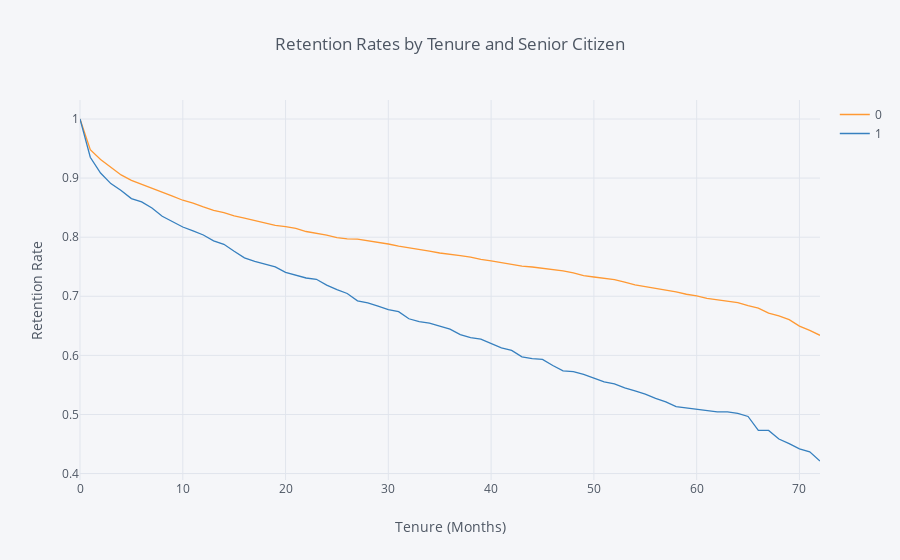

This figure's notebook cell:
### Code cell
rates = survival(data, 'SeniorCitizen', 'tenure', 'ChurnBinary')

rates.iplot(kind='line', xTitle='Tenure (Months)', yTitle='Retention Rate',
            title='Retention Rates by Tenure and Senior Citizen')

### Figure 1 — Plotly figure (JSON) as saved in the notebook; plotly's stock layout.template omitted (floating-point values rounded to 4 significant figures)
{"data": [{"line": {"color": "rgba(255, 153, 51, 1.0)", "dash": "solid", "shape": "linear", "width": 1.3}, "mode": "lines", "name": "0", "text": "", "type": "scatter", "uid": "c7d0534a-caca-4f2b-a41e-fda1a563f325", "x": [0, 1, 2, 3, 4, 5, 6, 7, 8, 9, 10, 11, 12, 13, 14, 15, 16, 17, 18, 19, 20, 21, 22, 23, 24, 25, 26, 27, 28, 29, 30, 31, 32, 33, 34, 35, 36, 37, 38, 39, 40, 41, 42, 43, 44, 45, 46, 47, 48, 49, 50, 51, 52, 53, 54, 55, 56, 57, 58, 59, 60, 61, 62, 63, 64, 65, 66, 67, 68, 69, 70, 71, 72], "y": [1, 0.948, 0.9316, 0.9183, 0.9054, 0.8962, 0.8898, 0.8821, 0.8769, 0.8695, 0.8625, 0.8576, 0.8512, 0.8453, 0.8414, 0.836, 0.8323, 0.8278, 0.8235, 0.82, 0.8179, 0.8151, 0.8096, 0.8069, 0.8035, 0.7994, 0.7971, 0.7966, 0.7942, 0.7915, 0.7885, 0.7849, 0.7823, 0.7794, 0.7765, 0.7733, 0.7714, 0.769, 0.7662, 0.7623, 0.7601, 0.7571, 0.7534, 0.7509, 0.7495, 0.7477, 0.7459, 0.7429, 0.7398, 0.7351, 0.7326, 0.7309, 0.7284, 0.7239, 0.7193, 0.7164, 0.7135, 0.711, 0.7073, 0.7035, 0.7006, 0.6965, 0.694, 0.6913, 0.6892, 0.684, 0.68, 0.6715, 0.6668, 0.6605, 0.6496, 0.6423, 0.6339]}, {"line": {"color": "rgba(55, 128, 191, 1.0)", "dash": "solid", "shape": "linear", "width": 1.3}, "mode": "lines", "name": "1", "text": "", "type": "scatter", "uid": "55147f97-5720-40d5-af63-154fd66d7633", "x": [0, 1, 2, 3, 4, 5, 6, 7, 8, 9, 10, 11, 12, 13, 14, 15, 16, 17, 18, 19, 20, 21, 22, 23, 24, 25, 26, 27, 28, 29, 30, 31, 32, 33, 34, 35, 36, 37, 38, 39, 40, 41, 42, 43, 44, 45, 46, 47, 48, 49, 50, 51, 52, 53, 54, 55, 56, 57, 58, 59, 60, 61, 62, 63, 64, 65, 66, 67, 68, 69, 70, 71, 72], "y": [1, 0.9352, 0.9086, 0.8907, 0.879, 0.8653, 0.8597, 0.8495, 0.8354, 0.8268, 0.8172, 0.8105, 0.8037, 0.7939, 0.788, 0.7761, 0.7651, 0.759, 0.7539, 0.7498, 0.7404, 0.7352, 0.7309, 0.7288, 0.719, 0.7113, 0.7047, 0.6924, 0.689, 0.6833, 0.6775, 0.6739, 0.6619, 0.6571, 0.6546, 0.6495, 0.6444, 0.6353, 0.63, 0.6274, 0.6193, 0.6125, 0.6084, 0.5974, 0.5946, 0.5931, 0.5829, 0.5739, 0.5724, 0.5678, 0.5616, 0.5551, 0.5518, 0.5451, 0.5399, 0.5346, 0.5272, 0.5214, 0.5133, 0.5112, 0.5091, 0.5069, 0.5045, 0.5045, 0.502, 0.4966, 0.473, 0.473, 0.4584, 0.4506, 0.4419, 0.4369, 0.4213]}], "layout": {"legend": {"bgcolor": "#F5F6F9", "font": {"color": "#4D5663"}}, "paper_bgcolor": "#F5F6F9", "plot_bgcolor": "#F5F6F9", "title": {"font": {"color": "#4D5663"}, "text": "Retention Rates by Tenure and Senior Citizen"}, "xaxis": {"gridcolor": "#E1E5ED", "showgrid": true, "tickfont": {"color": "#4D5663"}, "title": {"font": {"color": "#4D5663"}, "text": "Tenure (Months)"}, "zerolinecolor": "#E1E5ED"}, "yaxis": {"gridcolor": "#E1E5ED", "showgrid": true, "tickfont": {"color": "#4D5663"}, "title": {"font": {"color": "#4D5663"}, "text": "Retention Rate"}, "zerolinecolor": "#E1E5ED"}}}
